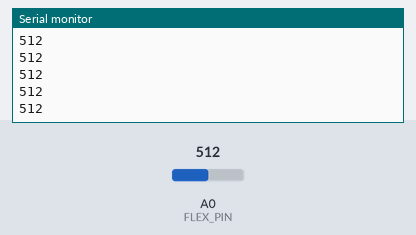
The sketch below on a simulated Arduino Uno, built with avr-gcc and run on an emulated ATmega328P. Shown: the last lines printed to the serial monitor. The test bench sets the inputs (shaded band); at power-on: A0 (FLEX_PIN) = 512.

Above: at 1.2 s.
1.3 s: A0 (FLEX_PIN) set to 716
At 1.31 s:
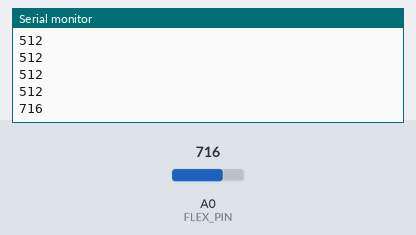
2.8 s: A0 (FLEX_PIN) set to 900
At 2.81 s:
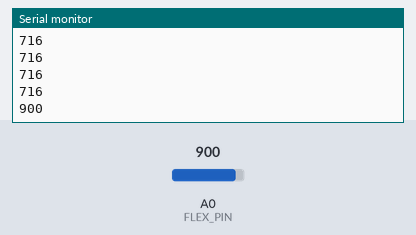
Timing chart, 0 to 5.8 s (numbered marks = the images above; inputs shaded):
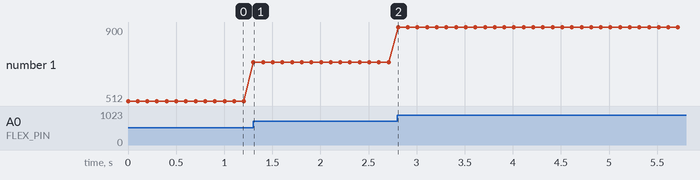

Measured:
- after the input at 1.3 s, the serial monitor: prints a new line at once (image 1)
- after the input at 2.8 s, the serial monitor: prints a new line at once (image 2)
- plotted number 1: 512 → 716 after the input at 1.3 s, 716 → 900 after the input at 2.8 s

The sketch:

flex_sensor_test.ino
```cpp
/*
 * Flex Sensor Test — Gesture-to-Speech Translator Glove
 * Reads the 350-ohm strain-gauge flex sensor on analog pin A0
 * and prints the raw 10-bit ADC value for threshold calibration.
 */
const int FLEX_PIN = A0;  // Flex sensor on analog pin A0

void setup()
{
  Serial.begin(9600);  // Open serial port at 9600 bps
}

void loop()
{
  int val = analogRead(FLEX_PIN);
  Serial.println(val, DEC);  // Print the raw 10-bit reading (0-1023)
  delay(100);
}
```
